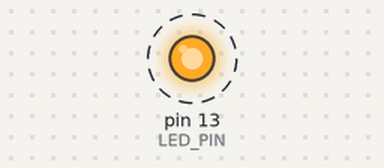
This sketch was run on a simulated Arduino Nano, built with avr-gcc and run on an emulated ATmega328P. On the bench: output pins drawn as LEDs (lit = HIGH). Dashed ring = blinking.

Above: at 0.02 s.
Timing chart, 0 to 3.0 s (numbered marks = the images above):
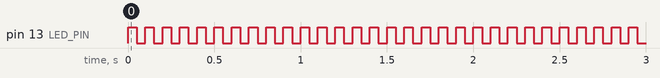

The sketch:

Blinky10Hz.ino
```cpp
// 10 Hz blink on Arduino Nano D13 (built-in LED).
// 10 Hz means a 100 ms period: 50 ms on, 50 ms off.

constexpr uint8_t LED_PIN = 13;
constexpr unsigned long HALF_PERIOD_MS = 50;

void setup() {
  pinMode(LED_PIN, OUTPUT);
}

void loop() {
  digitalWrite(LED_PIN, HIGH);
  delay(HALF_PERIOD_MS);
  digitalWrite(LED_PIN, LOW);
  delay(HALF_PERIOD_MS);
}
```

Measured:
- by itself, pin 13 (LED_PIN): alternates HIGH for 0.05 s and LOW for 0.05 s
